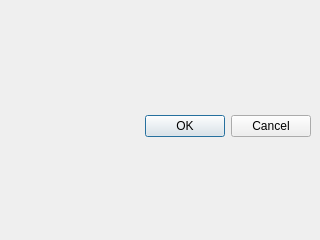
<?xml version="1.0" encoding="UTF-8"?>
<ui version="4.0">
 <class>Form</class>
 <widget class="QWidget" name="Form">
  <property name="geometry">
   <rect>
    <x>0</x>
    <y>0</y>
    <width>320</width>
    <height>240</height>
   </rect>
  </property>
  <property name="windowTitle">
   <string>Form</string>
  </property>
  <widget class="QDialogButtonBox" name="buttonBox">
   <property name="geometry">
    <rect>
     <x>10</x>
     <y>110</y>
     <width>301</width>
     <height>32</height>
    </rect>
   </property>
   <property name="orientation">
    <enum>Qt::Horizontal</enum>
   </property>
   <property name="standardButtons">
    <set>QDialogButtonBox::Cancel|QDialogButtonBox::Ok</set>
   </property>
  </widget>
 </widget>
 <resources/>
 <connections/>
</ui>
